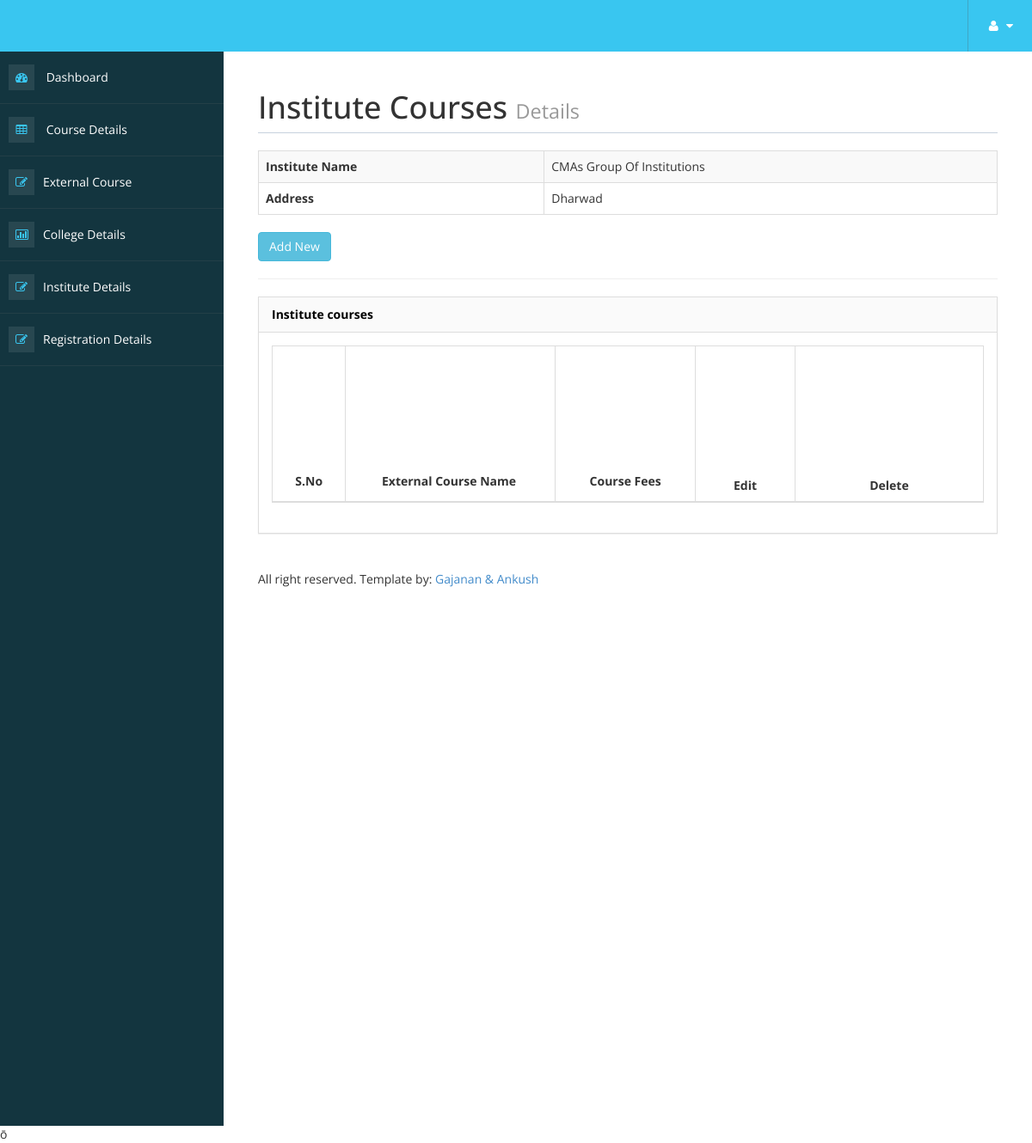
Screenshot of /admin/institute_courses_view.php?i_id=1 (signed in) with the database file from the repository.
### tables this page shows
CREATE TABLE `institute_details` (
  `institute_id` int(100) NOT NULL auto_increment,
  `institute_name` varchar(100) NOT NULL,
  `institute_address` varchar(200) NOT NULL,
  `institute_landmark` varchar(150) NOT NULL,
  `institute_city` varchar(45) NOT NULL,
  `institute_state` varchar(50) NOT NULL,
  `institute_pincode` int(200) NOT NULL,
  `institute_website` varchar(100) NOT NULL,
  `institute_contact_person` varchar(100) NOT NULL,
  `institute_contact_number` varchar(200) NOT NULL,
  `institute_email_id` varchar(95) NOT NULL,
  `image` varchar(200) NOT NULL,
  `logo_institute` varchar(200) NOT NULL,
  PRIMARY KEY  (`institute_id`)
);

### admin/institute_courses_view.php (the view, shortened to what this page needs)
<!DOCTYPE html>
<html xmlns="http://www.w3.org/1999/xhtml">
<head>
<?php include('metadata.php');?>
<?php include('header.php');?>
<?php include('sidebar.php');?>
</head>
<body>
        <div id="page-wrapper" >
            <div id="page-inner">
			 <div class="row">
                    <div class="col-md-12">
                        <h1 class="page-header">
                          Institute Courses <small>Details</small>
                        </h1>
                    </div>
                </div>
				<?php
$i_id=$_REQUEST['i_id'];
$sql="select * from  institute_details where institute_id='$i_id'";
$res=mysql_query($sql);
$row=mysql_fetch_array($res);
?>
<table class="table table-striped table-bordered table-hover">
<tr>
<th>Institute Name</th>
<td><?php echo $row["institute_name"]; ?></td>
</tr>
<tr>
<th>Address</th>
<td><?php echo $row["institute_address"]; ?></td>
</tr>
</table>
               <a href="institute_courses.php?i_id=<?php echo $i_id; ?>"class=" btn btn-info btn">Add New </a><hr/>
            <div class="row">
                <div class="col-md-12">
                    <div class="panel panel-default">
                        <div class="panel-heading">
                             Institute courses
                        </div>
						                        <div class="panel-body">
                            <div class="table-responsive">
                                <table height="183" class="table table-striped table-bordered table-hover" id="dataTables-example">
                                    <thead>
    <tr>
      <th width="20" height="81"><div align="center">
       <LABEL for="checkbox_row_1">S.No</LABEL></th>
      <th width="139"><div align="center">
        <LABEL for="checkbox_row_3">External Course Name</LABEL>
      </div></th>
      <th width="93"><div align="center">
        <LABEL for="checkbox_row_4">Course Fees</LABEL>
      </div></th>
      <th width="66"><div align="center">Edit</div></th>
      <th width="125"><div align="center">Delete</div></th>
    </tr>
                              </table>
                            </div>
                        </div>
                    </div>
                <?php include('footer.php');?>
			    </div>
            </div>
                </div>
            </div>
&#333;
</body>
</html>

### admin/assets/css/custom-styles.css (style rules this page uses)
body { font-family: 'Open Sans', sans-serif; }
#page-wrapper { padding: 15px 15px; min-height: 600px; background: #FFFFFF; }
#page-inner { width:100%; margin:10px 20px 10px 0px; background-color:transparent; padding:10px; min-height:1200px; }
h1, .h1, h2, .h2, h3, .h3 { margin-top: 7px; margin-bottom: -5px; }
.panel { border-radius:0px; }
.page-header { padding-bottom: 9px; margin: 10px 0 20px; border-bottom: 1px solid #C7D1DD; }
.panel-default > .panel-heading { color: #000; background-color: #FFFFFF; border-color: #ddd; font-weight:bold; background: #FAFAFA; }
@media (min-width:768px) { #page-wrapper { margin: 0 0 0 260px; padding: 15px 30px; min-height: 1200px; } }

### rows the page displays
institute_details: institute_name "CMAs Group Of Institutions", institute_address "Dharwad"
